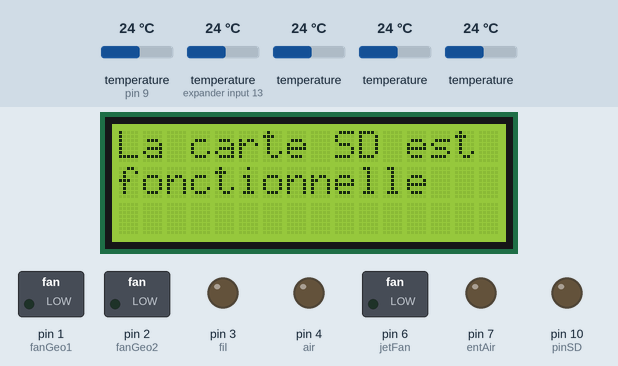
Recording of a sketch running on a simulated Arduino Uno, built with avr-gcc and run on an emulated ATmega328P. Parts: 16×3 character LCD, switched loads named in the sketch (green lamp = pin HIGH), output pins drawn as LEDs (lit = HIGH). Inputs (shaded band) come from the test bench; at power-on: temperature (sensors on pin 9, expander input 13) 24 °C, temperature 24 °C. The local clock reads 2024-03-15 10:24:30 at power-on unless the sketch sets it; storage starts empty.

Above: at 0.2 s.
At 11.0 s:
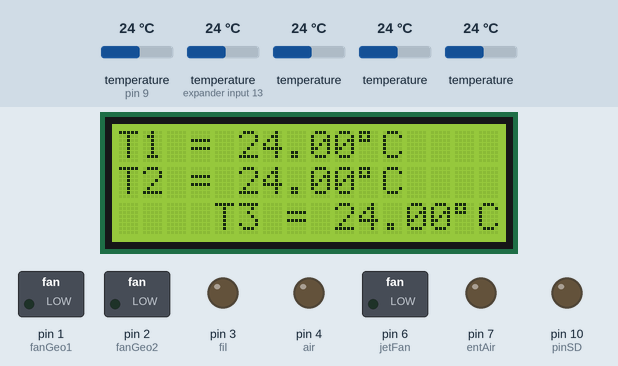
At 16.1 s:
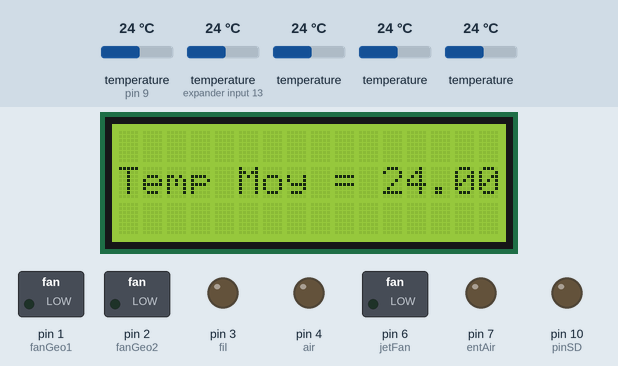
At 21.1 s:
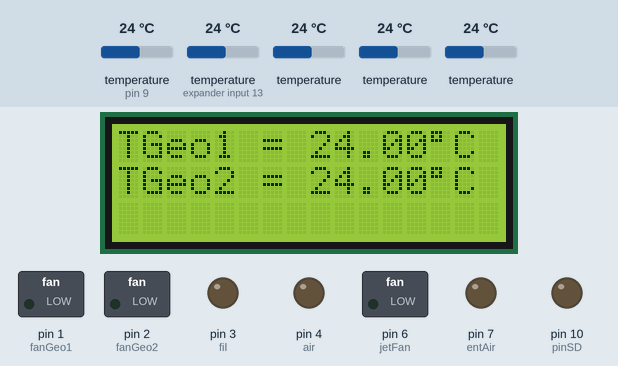
At 26.2 s:
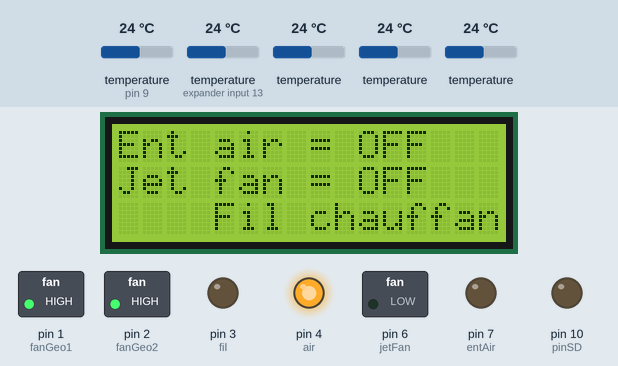
At 31.2 s:
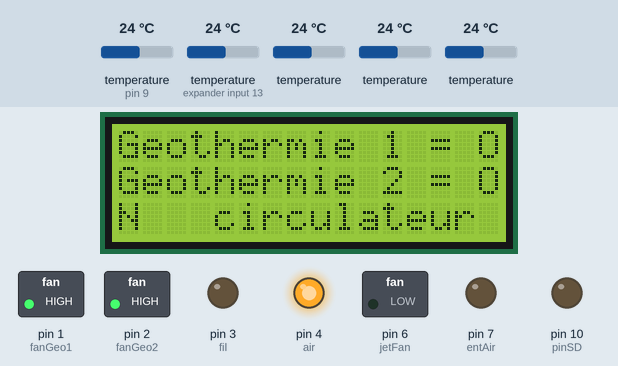
Timing chart, 0 to 32.7 s (numbered marks = the images above):
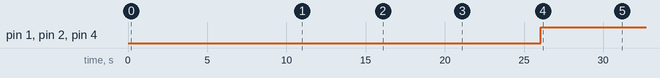

Measured:
- by itself, pin 1 (fanGeo1), pin 2 (fanGeo2), pin 4 (air): LOW → HIGH at 26.1 s
- what the display in image 1 shows lasts 5.0 s, from 11.0 s to 16.0 s
- what the display in image 3 shows lasts 5.0 s, from 21.1 s to 26.1 s

The sketch:

main.ino
```cpp
#include <Wire.h>
#include <LiquidCrystal_I2C.h>
#include <DallasTemperature.h>
#include <DS3231.h>
#include <SD.h>
#include <SPI.h>

#define ONE_WIRE_BUS 9

DS3231  rtc(SDA, SCL);
OneWire oneWire(ONE_WIRE_BUS);

DallasTemperature sensors(&oneWire);

File dataSerre;//Non de la variable fichier texte

Time t;//variable qui prend le temps
int mm = 0;//variable qui déclare le nombre de minutes
int hh = 0;//variable qui déclare le nombre d'heures

float T1 = 0;//Température ambiante 1
float T2 = 0;//Température ambiante 2
float T3 = 0;//Température ambiante 3
float Geo1 = 0;//Température système de géothermie 1
float Geo2 = 0;// Température système de géothermie 2
float TMoy = 0;// Moyenne des températures ambiantes

int pinSD = 10;//pin de la carte SD

int fanGeo1 = 1;//Socket première fan géothermie
int fanGeo2 = 2;//Socket deuxième fan géothermie
int entAir = 7;//Socket entrée air
int jetFan = 6;//Socket jet fan
int fil = 3;//Socket fil chauffant
int air = 4;//Socket circulateur air

int delayTime = 5000;
int delayDebut = 10000;
int delayData = 15000;
bool isWriting = false;


int condEntAir = 26;
int condJetFan = 30;
int condGeo = 22;
int condMin = 5;
int condFil = 3;
int condAir = 50;
int airDebut = 5;//heure de début du circulateur d'air
int airFin = 22; //heure de fin du circulateur d'air
int airMin = 50; //nombre de minutes à l'heure du circulateur d'air

//Déclaration de variables boolean permettant de voir si les systèmes sont actifs
bool sys1;//entrée air fonctionnelle ?
bool sys2;//jet fan fonctionnelle ?
bool sys3;//géothermie 1
bool sys4;//géothermie 2
bool sys5;//fil chauffant
bool sys6;//circulateur air

LiquidCrystal_I2C lcd(0x27, 16, 3);

void setup() {
  // put your setup code here, to run once:
  lcd.begin();
  lcd.backlight();
  sensors.begin();
  rtc.begin();

  pinMode(fanGeo1,OUTPUT);
  pinMode(fanGeo2,OUTPUT);
  pinMode(entAir,OUTPUT);
  pinMode(jetFan,OUTPUT);
  pinMode(fil,OUTPUT);
  pinMode(air,OUTPUT);

  pinMode(pinSD,OUTPUT);

  lcd.setCursor(0,0);
  if (SD.begin())
  {
    lcd.print("La carte SD est");
    lcd.setCursor(0,1);
    lcd.print("fonctionnelle");
    delay(delayDebut);
  }
  else
  {
    lcd.print("Carte SD non initialisée");
    delay(delayDebut);
    return;
  }


}

void loop() {
  // put your main code here, to run repeatedly:
  sensors.requestTemperatures();
  T1 = sensors.getTempCByIndex(0);
  T2 = sensors.getTempCByIndex(1);
  T3 = sensors.getTempCByIndex(2);
  Geo1 = sensors.getTempCByIndex(3);
  Geo2 = sensors.getTempCByIndex(4);
  // Code servant à aller chercher les températures ambiantes et géothermiques. Donc au début du code, on prend les données de température
  // Très important de placer dans l'ordre les trois températures ambiantes et ensuite les deux géothermie
  TMoy = (T1+T2+T3)/3;// Sert à calculer la moyenne des températures ambiantes. Les sensors pouvant être plus ou moins à l'ombre
  //en hauteur ou au soleil pourraient fausser les résultats si pris individuellement

  lcd.clear();//On vide le lcd
  lcd.setCursor(0,0);
  lcd.print("T1 = ");
  lcd.print(T1);
  lcd.write(223);
  lcd.print("C");
  lcd.setCursor(0,1);
  lcd.print("T2 = ");
  lcd.print(T2);
  lcd.write(223);
  lcd.print("C");
  lcd.setCursor(0,2);
  lcd.print("T3 = ");
  lcd.print(T3);
  lcd.write(223);
  lcd.print("C");
  lcd.setCursor(12,3);
  lcd.print(rtc.getTimeStr());
  delay(delayTime);

  lcd.clear();//On vide le lcd
  lcd.setCursor(0,1);
  lcd.print("Temp Moy = ");
  lcd.print(TMoy);
  lcd.write(223);
  lcd.print("C");
  lcd.setCursor(12,3);
  lcd.print(rtc.getTimeStr());
  delay(delayTime);

  lcd.clear();//On vide le lcd
  lcd.setCursor(0,0);
  lcd.print("TGeo1 = ");
  lcd.print(Geo1);
  lcd.write(223);
  lcd.print("C");
  lcd.setCursor(0,1);
  lcd.print("TGeo2 = ");
  lcd.print(Geo2);
  lcd.write(223);
  lcd.print("C");
  lcd.setCursor(12,3);
  lcd.print(rtc.getTimeStr());
  delay(delayTime);

  //Écriture du code servant à activer l'entrée d'air selon la température désirée (condEntAir)
  if (TMoy>condEntAir){
    digitalWrite(entAir,HIGH);
    sys1 = true;
  }
  else{
    digitalWrite(entAir,LOW);
    sys1 = false;
  }

  //Écriture du code servant à activer la jet fan selon la température désirée (condJetFan)
  if (TMoy>condJetFan){
    digitalWrite(jetFan,HIGH);
    sys2 = true;
  }
  else{
    digitalWrite(jetFan,LOW);
    sys2 = false;
  }

  //Écriture du code servant à activer les systèmes de géothermie selon la température désirée (condGeo)
  //et selon le différentiel des températures ambiantes et des températures du sol
  if ((TMoy>condGeo) or ((Geo1>TMoy)and(TMoy<condMin))){
    digitalWrite(fanGeo1,HIGH);
    sys3 = true;
  }
  else {
    digitalWrite(fanGeo1,LOW);
    sys3 = false;
  }

  if ((TMoy>condGeo) or ((Geo2>TMoy)and(TMoy<condMin))){
    digitalWrite(fanGeo2,HIGH);
    sys4 = true;
  }
  else {
    digitalWrite(fanGeo2,LOW);
    sys4 = false;
  }

  //Écriture du code servant à activer le fil chauffant selon la température désirée (condFil)
  if (TMoy<condFil){
    digitalWrite(fil,HIGH);
    sys5 = true;
  }

  else{
    digitalWrite(fil,LOW);
    sys5 = false;
  }

  //partie du code servant à activer la fan de circulation d'air, soit à toutes les heures pour les 50 premières minutes et pas entre 22 heures et 6 heures le matin
  t = rtc.getTime();
  mm = t.min;
  hh = t.hour;

  if ((mm<airMin) and ((hh>airDebut)and(hh<airFin))){
    digitalWrite(air,HIGH);
    sys6 = true;
  }

  else{
    digitalWrite(air,LOW);
    sys6 = false;
  }

  //partie du code servant à vérifier si les systèmes électriques fonctionnent. Le but de cette partie est de se dire que
  //si le code fonctionne, mais que l'élément électrique n'est pas allumé, cela voudrait dire que c'est le branchement le problème
  //Donc sert à anticiper des problèmes de connexion et isoler le problème.

  lcd.clear();
  lcd.setCursor(0,0);
  lcd.print("Ent air = ");

  if (sys1){
    lcd.print("ON");
  }
  else {
    lcd.print("OFF");
  }

  lcd.setCursor(0,1);
  lcd.print("Jet fan = ");
  if (sys2){
    lcd.print("ON");
  }
  else{
    lcd.print("OFF");
  }
  lcd.setCursor(0,2);
  lcd.print("Fil chauffant = ");

  if (sys5){
    lcd.print("ON");
  }
  else{
    lcd.print("OFF");
  }
  lcd.setCursor(12,3);
  lcd.print(rtc.getTimeStr());
  delay(delayTime);

  lcd.clear();
  lcd.setCursor(0,0);
  lcd.print("Geothermie 1 = ");

  if (sys3){
    lcd.print("ON");
  }
  else{
    lcd.print("OFF");
  }
  lcd.setCursor(0,1);
  lcd.print("Geothermie 2 = ");

  if (sys4){
    lcd.print("ON");
  }
  else{
    lcd.print("OFF");
  }
  lcd.setCursor(0,2);
  lcd.print("circulateur = ");

  if (sys6){
    lcd.print("ON");
  }
  else{
    lcd.print("OFF");
  }

  lcd.setCursor(12,3);
  lcd.print(rtc.getTimeStr());
  delay(delayTime);

  //Partie du code servant à transmettre les données de la serre sur une carte microSD
  //Transmet sur la carte une fois au 15 minutes
  if (mm == 0 or mm == 15 or mm == 30 or mm == 45) {
    if(!isWriting){
      dataSerre = SD.open("data.txt", FILE_WRITE);
      if(dataSerre){
        dataSerre.print(rtc.getDateStr());
        dataSerre.print(",");
        dataSerre.print(rtc.getTimeStr());
        dataSerre.print(",");
        dataSerre.print(TMoy);
        dataSerre.print(",");
        dataSerre.print(Geo1);
        dataSerre.print(",");
        dataSerre.print(Geo2);
        dataSerre.close();// close the file
        lcd.clear();
        lcd.setCursor(0,0);
        lcd.print("Transcription data");
        lcd.setCursor(0,1);
        lcd.print("en cours");
        isWriting = true;
        delay(delayData);
      }
    }
  } else if(isWriting){
    isWriting = false;
  }
}
```
